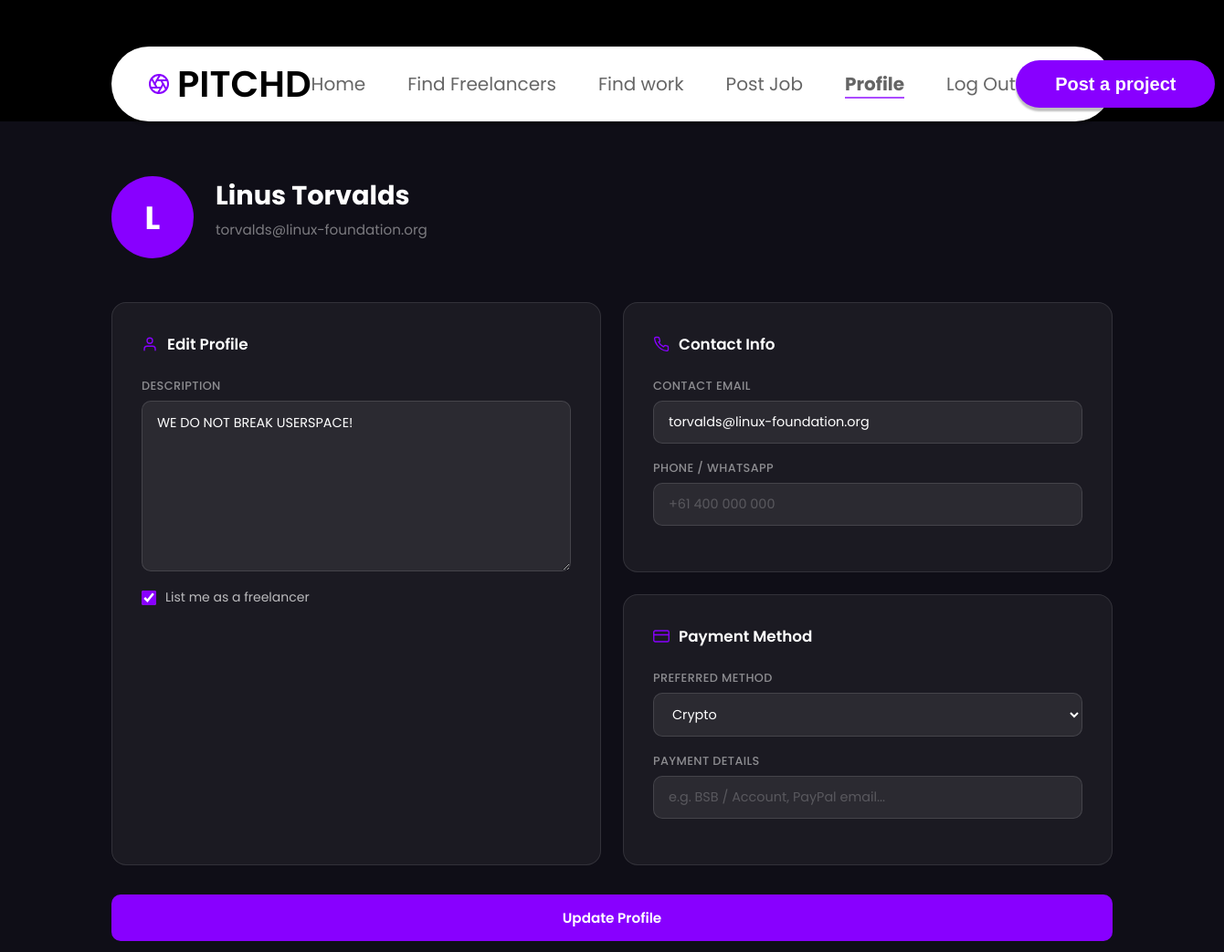
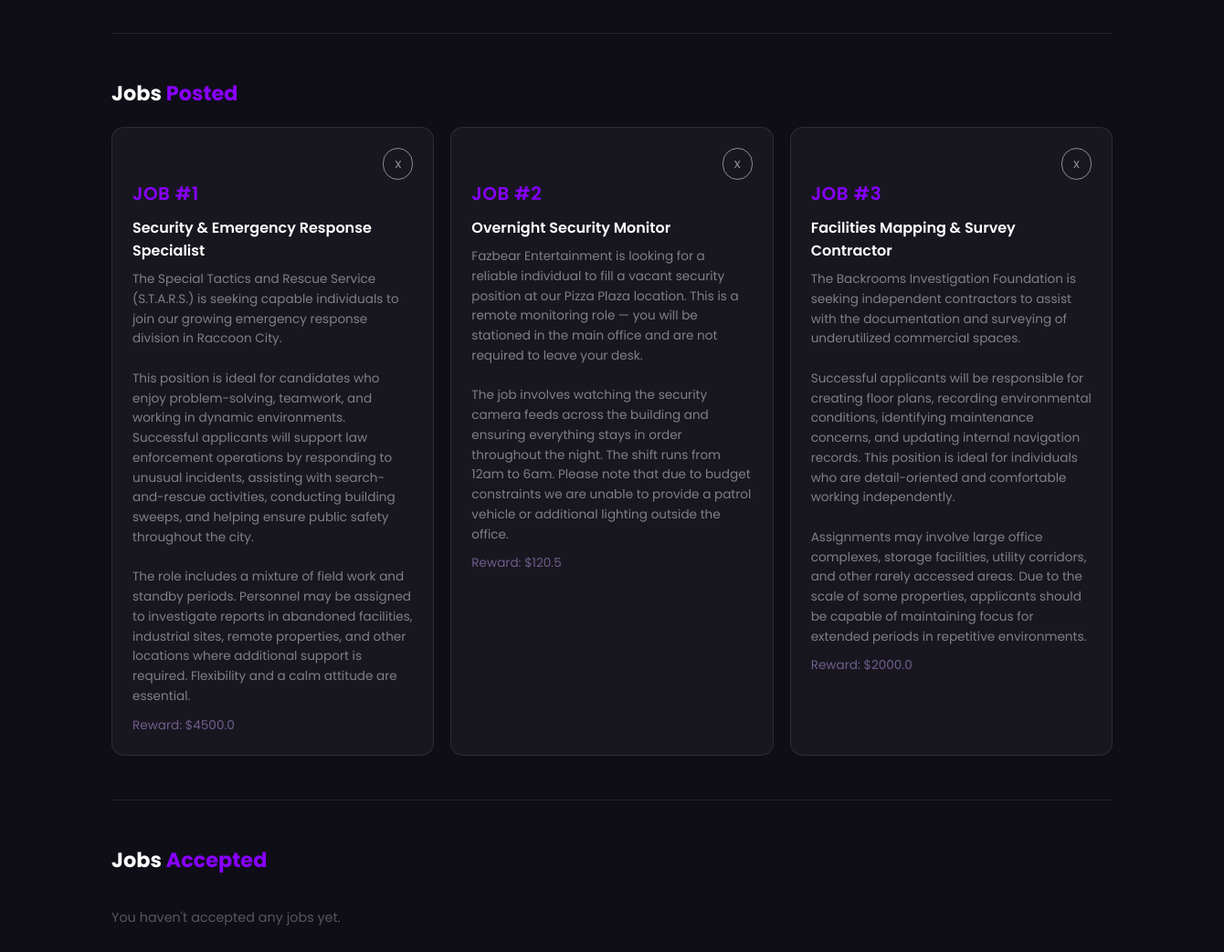
Page /profile (signed in) on the committed database (2 pictures, top to bottom).
### PITCHD/database.py (models this page shows)
class User(db.Model, UserMixin):
    id = db.Column(db.Integer, primary_key = True)
    username = db.Column(db.String(15), unique = True)
    email = db.Column(db.String(150), unique = True)
    firstname = db.Column(db.String(32))
    lastname = db.Column(db.String(32))
    description = db.Column(db.String(500))
    password = db.Column(db.String(150))
    date_of_birth = db.Column(db.Date)
    is_freelancer = db.Column(db.Boolean, default=False, nullable=False)
    contact_email = db.Column(db.String(150))
    contact_phone = db.Column(db.String(20))
    payment_method = db.Column(db.String(100))
    payment_details = db.Column(db.String(200))

class Task (db.Model):
    id = db.Column(db.Integer, primary_key = True)
    name = db.Column(db.String(32))
    reward = db.Column(db.Float)
    description = db.Column(db.String(1000))
    occupied = db.Column(db.Boolean, default=False, nullable=False)
    user_id = db.Column(db.Integer, db.ForeignKey('user.id'))
    worker_id = db.Column(db.Integer, db.ForeignKey('user.id'), nullable=True)

### PITCHD/page.py (the view, shortened to what this page needs)
@login_required
@page.route('/profile', methods=["GET", "POST"])
def profile():
    if request.method == "POST" and "task_id" in request.form:
        task_id = int(request.form["task_id"])
        Task.query.filter_by(id= int(task_id)).delete()
        db.session.commit()
        flash("Task deleted!", category="success")
        return redirect(url_for("page.profile"))
    tasks_accepted = Task.query.filter_by(worker_id = current_user.id)
    tasks_posted = Task.query.filter_by(user_id = current_user.id)
    return render_template('profile.html', user=current_user, tasks_accepted=tasks_accepted, tasks_posted=tasks_posted)

### PITCHD/__init__.py (called while the page is built)
def create_app():
    app = Flask(__name__)
    if not os.path.exists(app.instance_path):
        os.makedirs(app.instance_path)
    app.config['SECRET_KEY'] = 'lololol'
    app.config['SQLALCHEMY_DATABASE_URI'] ='sqlite:///' + os.path.join(app.instance_path, DB_name)
    db.init_app(app)
    from .page import page
    from .authentication import authentication
    app.register_blueprint(page, url_prefix = '/')
    app.register_blueprint(authentication, url_prefix = '/')
    from .database import User, Task
    create_database(app)
    login_manager = LoginManager()
    login_manager.login_view = "authentication.login"
    login_manager.init_app(app)
    @login_manager.user_loader
    def load_user(id):
        return User.query.get(int(id))
    return app

### PITCHD/templates/profile.html (shortened to what this page needs)
{% extends 'base.html' %}
{% block main %}
<div class="profile-page">
  <div class="profile-top">
    <div class="profile-avatar">{{ user.username[0].upper() }}</div>
    <div class="profile-info">
      <h1 class="profile-info__username">{{ user.username }}</h1>
      <p class="profile-info__email">{{ user.email }}</p>
    </div>
  </div>
  <form method="POST">
    <div class="profile-body">
      <div class="profile-card">
        <h2 class="profile-card__title">
          <svg width="18" height="18" viewBox="0 0 24 24" fill="none" stroke="#8800ff" stroke-width="1.8" stroke-linecap="round"><path d="M20 21v-2a4 4 0 0 0-4-4H8a4 4 0 0 0-4 4v2"/><circle cx="12" cy="7" r="4"/></svg>
          Edit Profile
        </h2>
        <div class="profile-field">
          <label for="description">Description</label>
          <textarea id="description" name="description" rows="7"
            placeholder="Tell people about yourself...">{{ user.description }}</textarea>
        </div>
        <label class="profile-checkbox">
          <input type="checkbox" name="freelancer" {{ "checked" if user.is_freelancer else "" }} />
          <span>List me as a freelancer</span>
        </label>
      </div>
      <div class="profile-right">
        <div class="profile-card">
          <h2 class="profile-card__title">
            Contact Info
          </h2>
          <div class="profile-field">
            <label for="contact_email">Contact Email</label>
            <input type="email" id="contact_email" name="contact_email"
              placeholder="work@email.com"
              value="{{ user.contact_email or '' }}" />
          </div>
          <div class="profile-field">
            <label for="contact_phone">Phone / WhatsApp</label>
            <input type="text" id="contact_phone" name="contact_phone"
              placeholder="+61 400 000 000"
              value="{{ user.contact_phone or '' }}" />
          </div>
        </div>
        <div class="profile-card">
          <h2 class="profile-card__title">
            <svg width="18" height="18" viewBox="0 0 24 24" fill="none" stroke="#8800ff" stroke-width="1.8" stroke-linecap="round"><rect x="1" y="4" width="22" height="16" rx="2"/><line x1="1" y1="10" x2="23" y2="10"/></svg>
            Payment Method
          </h2>
          <div class="profile-field">
            <label for="payment_method">Preferred Method</label>
            <select id="payment_method" name="payment_method">
              <option value="Crypto"        {% if user.payment_method == 'Crypto'        %}selected{% endif %}>Crypto</option>
            </select>
          </div>
          <div class="profile-field">
            <label for="payment_details">Payment Details</label>
            <input type="text" id="payment_details" name="payment_details"
              placeholder="e.g. BSB / Account, PayPal email..."
              value="{{ user.payment_details or '' }}" />
          </div>
        </div>
      </div>
    </div>
    <button type="submit" class="profile-submit">Update Profile</button>
  </form>
  <hr class="profile-divider" />
  <h2 class="tasks-section-title">Jobs <span>Posted</span></h2>
  <div class="tasks-grid">
    {% for task in tasks_posted %}
    <div class="task-card">
      <div class = "task_delete_wrap">
      <form method="POST" action="/profile" >
        <div class = "task_delete_wrap">
          <button class = "task_delete" type="submit" name="task_id" value="{{task.id}}"
           aria-label="Dismiss">x</button>
        </div>
        </form>
      </div>
      <p class="task-card__id">Job #{{ task.id }}</p>
      <p class="task-card__name">{{ task.name }}</p>
      <p class="task-card__desc">{{ task.description }}</p>
      <p class="task-card__reward">Reward: ${{ task.reward }}</p>
    </div>
    {% else %}
    <p class="tasks-empty">You haven't posted any jobs yet.</p>
    {% endfor %}
  </div>
  <hr class="profile-divider" />
  <h2 class="tasks-section-title">Jobs <span>Accepted</span></h2>
  <div class="tasks-grid">
    {% for task in tasks_accepted %}
    <div class="task-card">
      <form method="POST" action="/profile" >
      <div class = "task_delete_wrap">
        <label for="task_delete"></label>
        <button class = "task_delete" type="submit" name="task_id" value="{{task.id}}"
           aria-label="Dismiss">x</button>
      </div>
      </form>
      <p class="task-card__id">Job #{{ task.id }}</p>
      <p class="task-card__name">{{ task.name }}</p>
      <p class="task-card__desc">{{ task.description }}</p>
      <p class="task-card__reward">Reward: ${{ task.reward }}</p>
    </div>
    {% else %}
    <p class="tasks-empty">You haven't accepted any jobs yet.</p>
    {% endfor %}
  </div>
</div>
{% endblock %}

### rows in the picture
User: username "L", username "Linus Torvalds", email "torvalds@linux-foundation.org", description "WE DO NOT BREAK USERSPACE!", contact_email "torvalds@linux-foundation.org", payment_method "Crypto"
Task: id "1", name "Security & Emergency Response Specialist", description "The Special Tactics and Rescue Service (S.T.A.R.S.) is seeking capable individuals to join our growing emergency response division in Raccoon City. This position is ideal for candidates who enjoy problem-solving, teamwork, and working in dynamic environments. Successful applicants will support law enforcement operations by responding to unusual incidents, assisting with search-and-rescue activities, conducting building sweeps, and helping ensure public safety throughout the city. The role includes a mixture of field work and standby periods. Personnel may be assigned to investigate reports in abandoned facilities, industrial sites, remote properties, and other locations where additional…", reward "4500.0"
Task: id "2", name "Overnight Security Monitor", description "Fazbear Entertainment is looking for a reliable individual to fill a vacant security position at our Pizza Plaza location. This is a remote monitoring role — you will be stationed in the main office and are not required to leave your desk. The job involves watching the security camera feeds across the building and ensuring everything stays in order throughout the night. The shift runs from 12am to 6am. Please note that due to budget constraints we are unable to provide a patrol vehicle or additional lighting outside the office.", reward "120.5"
Task: id "3", name "Facilities Mapping & Survey Contractor", description "The Backrooms Investigation Foundation is seeking independent contractors to assist with the documentation and surveying of underutilized commercial spaces. Successful applicants will be responsible for creating floor plans, recording environmental conditions, identifying maintenance concerns, and updating internal navigation records. This position is ideal for individuals who are detail-oriented and comfortable working independently. Assignments may involve large office complexes, storage facilities, utility corridors, and other rarely accessed areas. Due to the scale of some properties, applicants should be capable of maintaining focus for extended periods in repetitive environments.", reward "2000.0"
